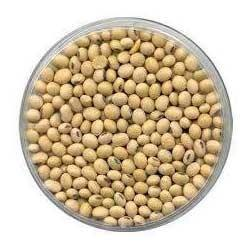
#> input picture beans.jpg, 250 x 250 px, found by its file name
$ python filtering.py
#> lines starting #> are read from the running program, lines starting #| are printed output that depends on the picture; after the words box and inside, x2 and y2 are one past the last pixel; in counts of white or black regions, pixels touching at a corner belong together
#https://techmaster.vn/posts/35477/convolution-xu-ly-anh-qua-vi-du-python-thuc-te
#https://towardsdatascience.com/canny-edge-detection-step-by-step-in-python-computer-vision-b49c3a2d8123
# cv2.filter2D(img, -1, filter[1])
# cv2.Canny()
# for deep learning: Contour detection, Clustering, Noise remove, Image Transform (rotate, zoom, ...)
from pathlib import Path
import matplotlib.pyplot as plt
import cv2
import numpy as np
#import convolute_lib as cnn

img_path = str(Path(__file__).parent.parent / 'D:/Python_OpenCV/CV/beans.jpg')

img = cv2.imread(img_path, cv2.IMREAD_GRAYSCALE)
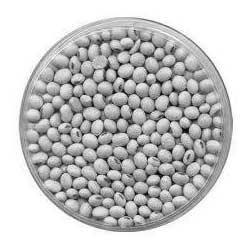
#> img: shape (250, 250); min 0, max 255, mean 199.9

identity = np.array((
    [0, 0, 0],
    [0, 1, 0],
    [0, 0, 0]))

edge = np.array((
    [0,  1,  0],
    [1, -4,  1],
    [0,  1,  0]))

boxblur = (1.0 / 9) * np.array(
    [[1, 1, 1],
     [1, 1, 1],
     [1, 1, 1]])

gaussian = (1.0 / 16) * np.array(
    [[1, 2, 1],
     [2, 4, 2],
     [1, 2, 1]])

emboss = np.array(
    [[-2, -1,  0],
     [-1,  1,  1],
     [ 0,  1,  2]])

square = np.array(
    [[ 0,  2,  0],
     [-2, -1,  2],
     [ 0, -2,  0]])

# construct average blurring kernels used to smooth an image
smallBlur = np.ones((7, 7), dtype="float") * (1.0 / (7 * 7))
largeBlur = np.ones((21, 21), dtype="float") * (1.0 / (21 * 21))

# construct a sharpening filter
sharpen = np.array((
    [0, -2, 0],
    [-2, 10, -2],
    [0, -2, 0]))

laplacian = (1.0 / 16) * np.array(
    [[ 0,  0, -1,  0,  0],
     [ 0, -1, -2, -1,  0],
     [-1, -2, 16, -2, -1],
     [ 0, -1, -2, -1,  0],
     [ 0,  0, -1,  0,  0]])

sobelLeft = np.array((
    [-1, 0, 1],
    [-2, 0, 2],
    [-1, 0, 1]))

sobelRight = np.array((
    [1, 0, -1],
    [2, 0, -2],
    [1, 0, -1]))

sobelTop = np.array((
    [-1, -2, -1],
    [ 0,  0,  0],
    [ 1,  2,  1]))

sobelBottom = np.array((
    [ 1,  2,  1],
    [ 0,  0,  0],
    [-1, -2, -1]))

filters = [
    ("Identity", identity),
    ("Edge", edge),
    ("Box Blur", boxblur),
    ("Square", square),
    ("Gaussian", gaussian),
    ("Emboss", emboss),
    ("Small blur", smallBlur),
    ("Large blur", largeBlur),
    ("Sharpen", sharpen),
    ("Laplacian", laplacian),
    ('Sobel Left', sobelLeft),
    ('Sobel Right', sobelRight),
    ('Sobel Top', sobelTop),
    ('Sobel Bottom', sobelBottom)
]

fig = plt.figure(figsize=(12, 8))
fig.subplots_adjust(hspace=0.3, wspace=0.1)

for i, filter in enumerate(filters):
    axes = fig.add_subplot(3, 5, i+1)
    axes.set(title=filter[0])
    axes.grid(False)
    axes.set_xticks([])
    axes.set_yticks([])
    #img_out = cnn.convolve_np4(img, filter[1])
    img_out = cv2.filter2D(img, -1, filter[1])
    axes.imshow(img_out, cmap='gray', vmin=0, vmax=255)
#> this loop made 14 passes
#> pass 2, `img_out = cv2.filter2D(img, -1, filter[1])`:
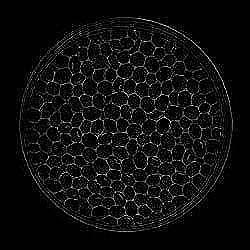
#> img_out: shape (250, 250); min 0, max 255, mean 14.4
#> pass 3, `img_out = cv2.filter2D(img, -1, filter[1])`:
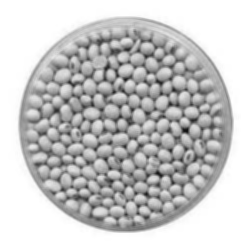
#> img_out: shape (250, 250); min 16, max 255, mean 199.9


# Canny detector
axes = fig.add_subplot(3, 5, 15)
axes.set(title='Canny')
axes.grid(False)
axes.set_xticks([])
axes.set_yticks([])
img_out = cv2.Canny(img, 150, 200)
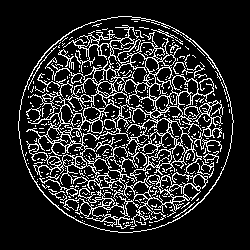
#> img_out: shape (250, 250); 15.5% white in thin lines or dots, all inside (x1, y1, x2, y2) = (18, 16, 234, 233)
axes.imshow(img_out, cmap='gray', vmin=0, vmax=255)

plt.show()
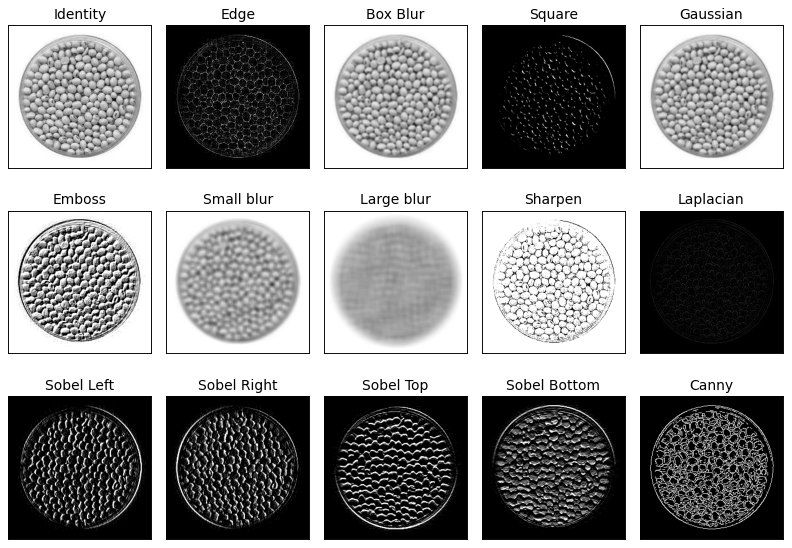
#> figure drawn by matplotlib, 15 panels
